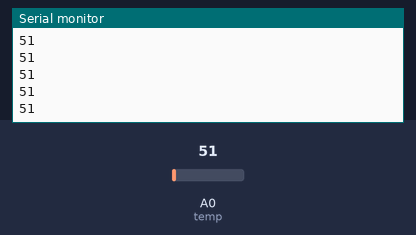
Bench run of a sketch on a simulated Arduino Uno, built with avr-gcc and run on an emulated ATmega328P. Parts: the last lines printed to the serial monitor. The test bench sets the inputs (shaded band); at power-on: A0 (temp) = 51.

Above: at 1.2 s.
1.3 s: A0 (temp) set to 61
At 1.68 s:
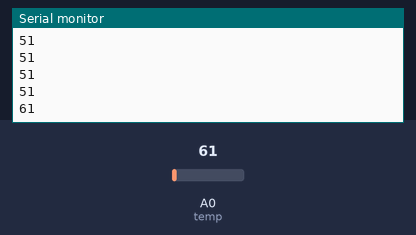
2.8 s: A0 (temp) set to 71
At 2.93 s:
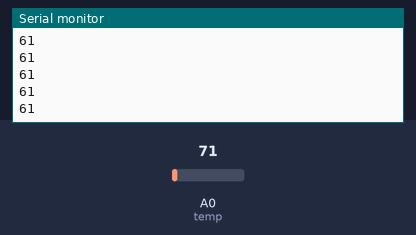
Timing chart, 0 to 5.8 s (numbered marks = the images above; inputs shaded):
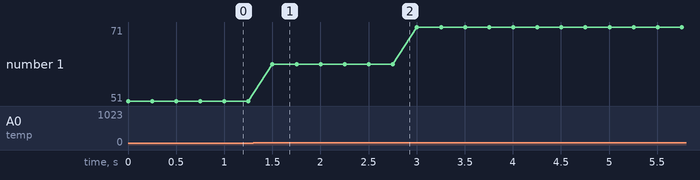

Measured:
- after the input at 1.3 s, the serial monitor: prints a new line after 0.20 s (image 1)
- plotted number 1: 51 → 61 after the input at 1.3 s, 61 → 71 after the input at 2.8 s

The sketch:

value-sensor-serial-monitor.ino
```cpp
const int temp = 0;

int val = 0;

void setup()
{
  Serial.begin(9600);
}

void loop()
{
  val = analogRead(temp);
  Serial.println(val);
  delay(250);
}
```
